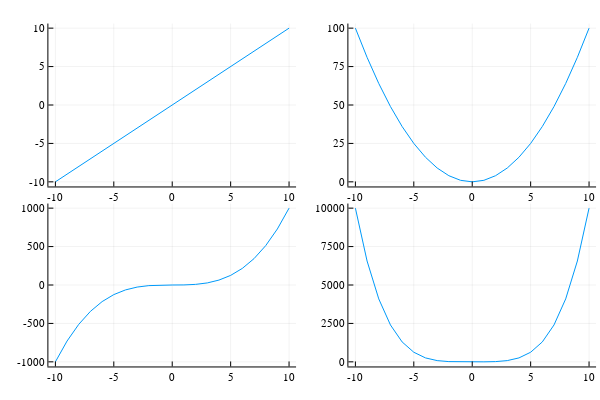

Notebook cell for this chart:
### Markdown cell above
#### 8.2 
Execute the following code

### Code cell
p1 = plot(x, x)
p2 = plot(x, x.^2)
p3 = plot(x, x.^3)
p4 = plot(x, x.^4)
plot!(p1, p2, p3, p4, layout = (2, 2), legend = false)

### Figure 1 — Plotly figure (JSON) as saved in the notebook; plotly's stock layout.template omitted (floating-point values rounded to 4 significant figures)
{"data": [{"colorbar": {"title": ""}, "legendgroup": "y1", "line": {"color": "rgba(0, 154, 250, 1.000)", "dash": "solid", "shape": "linear", "width": 1}, "mode": "lines", "name": "y1", "showlegend": true, "type": "scatter", "x": [-10, -9, -8, -7, -6, -5, -4, -3, -2, -1, 0, 1, 2, 3, 4, 5, 6, 7, 8, 9, 10], "xaxis": "x1", "y": [-10, -9, -8, -7, -6, -5, -4, -3, -2, -1, 0, 1, 2, 3, 4, 5, 6, 7, 8, 9, 10], "yaxis": "y1", "zmax": null, "zmin": null}, {"colorbar": {"title": ""}, "legendgroup": "y1", "line": {"color": "rgba(0, 154, 250, 1.000)", "dash": "solid", "shape": "linear", "width": 1}, "mode": "lines", "name": "y1", "showlegend": true, "type": "scatter", "x": [-10, -9, -8, -7, -6, -5, -4, -3, -2, -1, 0, 1, 2, 3, 4, 5, 6, 7, 8, 9, 10], "xaxis": "x2", "y": [100, 81, 64, 49, 36, 25, 16, 9, 4, 1, 0, 1, 4, 9, 16, 25, 36, 49, 64, 81, 100], "yaxis": "y2", "zmax": null, "zmin": null}, {"colorbar": {"title": ""}, "legendgroup": "y1", "line": {"color": "rgba(0, 154, 250, 1.000)", "dash": "solid", "shape": "linear", "width": 1}, "mode": "lines", "name": "y1", "showlegend": true, "type": "scatter", "x": [-10, -9, -8, -7, -6, -5, -4, -3, -2, -1, 0, 1, 2, 3, 4, 5, 6, 7, 8, 9, 10], "xaxis": "x3", "y": [-1000, -729, -512, -343, -216, -125, -64, -27, -8, -1, 0, 1, 8, 27, 64, 125, 216, 343, 512, 729, 1000], "yaxis": "y3", "zmax": null, "zmin": null}, {"colorbar": {"title": ""}, "legendgroup": "y1", "line": {"color": "rgba(0, 154, 250, 1.000)", "dash": "solid", "shape": "linear", "width": 1}, "mode": "lines", "name": "y1", "showlegend": true, "type": "scatter", "x": [-10, -9, -8, -7, -6, -5, -4, -3, -2, -1, 0, 1, 2, 3, 4, 5, 6, 7, 8, 9, 10], "xaxis": "x4", "y": [10000, 6561, 4096, 2401, 1296, 625, 256, 81, 16, 1, 0, 1, 16, 81, 256, 625, 1296, 2401, 4096, 6561, 10000], "yaxis": "y4", "zmax": null, "zmin": null}], "layout": {"annotations": [], "height": 400, "margin": {"b": 20, "l": 0, "r": 0, "t": 20}, "paper_bgcolor": "rgba(255, 255, 255, 1.000)", "plot_bgcolor": "rgba(255, 255, 255, 1.000)", "showlegend": false, "width": 600, "xaxis1": {"anchor": "y1", "domain": [0.08064, 0.4934], "gridcolor": "rgba(0, 0, 0, 0.100)", "gridwidth": 0.5, "linecolor": "rgba(0, 0, 0, 1.000)", "mirror": false, "range": [-10.6, 10.6], "showgrid": true, "showline": true, "showticklabels": true, "tickangle": 0, "tickcolor": "rgb(0, 0, 0)", "tickfont": {"color": "rgba(0, 0, 0, 1.000)", "family": "sans-serif", "size": 11}, "tickmode": "array", "ticks": "inside", "ticktext": ["-10", "-5", "0", "5", "10"], "tickvals": [-10, -5, 0, 5, 10], "title": "", "titlefont": {"color": "rgba(0, 0, 0, 1.000)", "family": "sans-serif", "size": 15}, "type": "-", "visible": true, "zeroline": false, "zerolinecolor": "rgba(0, 0, 0, 1.000)"}, "xaxis2": {"anchor": "y2", "domain": [0.5806, 0.9934], "gridcolor": "rgba(0, 0, 0, 0.100)", "gridwidth": 0.5, "linecolor": "rgba(0, 0, 0, 1.000)", "mirror": false, "range": [-10.6, 10.6], "showgrid": true, "showline": true, "showticklabels": true, "tickangle": 0, "tickcolor": "rgb(0, 0, 0)", "tickfont": {"color": "rgba(0, 0, 0, 1.000)", "family": "sans-serif", "size": 11}, "tickmode": "array", "ticks": "inside", "ticktext": ["-10", "-5", "0", "5", "10"], "tickvals": [-10, -5, 0, 5, 10], "title": "", "titlefont": {"color": "rgba(0, 0, 0, 1.000)", "family": "sans-serif", "size": 15}, "type": "-", "visible": true, "zeroline": false, "zerolinecolor": "rgba(0, 0, 0, 1.000)"}, "xaxis3": {"anchor": "y3", "domain": [0.08064, 0.4934], "gridcolor": "rgba(0, 0, 0, 0.100)", "gridwidth": 0.5, "linecolor": "rgba(0, 0, 0, 1.000)", "mirror": false, "range": [-10.6, 10.6], "showgrid": true, "showline": true, "showticklabels": true, "tickangle": 0, "tickcolor": "rgb(0, 0, 0)", "tickfont": {"color": "rgba(0, 0, 0, 1.000)", "family": "sans-serif", "size": 11}, "tickmode": "array", "ticks": "inside", "ticktext": ["-10", "-5", "0", "5", "10"], "tickvals": [-10, -5, 0, 5, 10], "title": "", "titlefont": {"color": "rgba(0, 0, 0, 1.000)", "family": "sans-serif", "size": 15}, "type": "-", "visible": true, "zeroline": false, "zerolinecolor": "rgba(0, 0, 0, 1.000)"}, "xaxis4": {"anchor": "y4", "domain": [0.5806, 0.9934], "gridcolor": "rgba(0, 0, 0, 0.100)", "gridwidth": 0.5, "linecolor": "rgba(0, 0, 0, 1.000)", "mirror": false, "range": [-10.6, 10.6], "showgrid": true, "showline": true, "showticklabels": true, "tickangle": 0, "tickcolor": "rgb(0, 0, 0)", "tickfont": {"color": "rgba(0, 0, 0, 1.000)", "family": "sans-serif", "size": 11}, "tickmode": "array", "ticks": "inside", "ticktext": ["-10", "-5", "0", "5", "10"], "tickvals": [-10, -5, 0, 5, 10], "title": "", "titlefont": {"color": "rgba(0, 0, 0, 1.000)", "family": "sans-serif", "size": 15}, "type": "-", "visible": true, "zeroline": false, "zerolinecolor": "rgba(0, 0, 0, 1.000)"}, "yaxis1": {"anchor": "x1", "domain": [0.5376, 0.9902], "gridcolor": "rgba(0, 0, 0, 0.100)", "gridwidth": 0.5, "linecolor": "rgba(0, 0, 0, 1.000)", "mirror": false, "range": [-10.6, 10.6], "showgrid": true, "showline": true, "showticklabels": true, "tickangle": 0, "tickcolor": "rgb(0, 0, 0)", "tickfont": {"color": "rgba(0, 0, 0, 1.000)", "family": "sans-serif", "size": 11}, "tickmode": "array", "ticks": "inside", "ticktext": ["-10", "-5", "0", "5", "10"], "tickvals": [-10, -5, 0, 5, 10], "title": "", "titlefont": {"color": "rgba(0, 0, 0, 1.000)", "family": "sans-serif", "size": 15}, "type": "-", "visible": true, "zeroline": false, "zerolinecolor": "rgba(0, 0, 0, 1.000)"}, "yaxis2": {"anchor": "x2", "domain": [0.5376, 0.9902], "gridcolor": "rgba(0, 0, 0, 0.100)", "gridwidth": 0.5, "linecolor": "rgba(0, 0, 0, 1.000)", "mirror": false, "range": [-3, 103], "showgrid": true, "showline": true, "showticklabels": true, "tickangle": 0, "tickcolor": "rgb(0, 0, 0)", "tickfont": {"color": "rgba(0, 0, 0, 1.000)", "family": "sans-serif", "size": 11}, "tickmode": "array", "ticks": "inside", "ticktext": ["0", "25", "50", "75", "100"], "tickvals": [0, 25, 50, 75, 100], "title": "", "titlefont": {"color": "rgba(0, 0, 0, 1.000)", "family": "sans-serif", "size": 15}, "type": "-", "visible": true, "zeroline": false, "zerolinecolor": "rgba(0, 0, 0, 1.000)"}, "yaxis3": {"anchor": "x3", "domain": [0.03762, 0.4902], "gridcolor": "rgba(0, 0, 0, 0.100)", "gridwidth": 0.5, "linecolor": "rgba(0, 0, 0, 1.000)", "mirror": false, "range": [-1060, 1060], "showgrid": true, "showline": true, "showticklabels": true, "tickangle": 0, "tickcolor": "rgb(0, 0, 0)", "tickfont": {"color": "rgba(0, 0, 0, 1.000)", "family": "sans-serif", "size": 11}, "tickmode": "array", "ticks": "inside", "ticktext": ["-1000", "-500", "0", "500", "1000"], "tickvals": [-1000, -500, 0, 500, 1000], "title": "", "titlefont": {"color": "rgba(0, 0, 0, 1.000)", "family": "sans-serif", "size": 15}, "type": "-", "visible": true, "zeroline": false, "zerolinecolor": "rgba(0, 0, 0, 1.000)"}, "yaxis4": {"anchor": "x4", "domain": [0.03762, 0.4902], "gridcolor": "rgba(0, 0, 0, 0.100)", "gridwidth": 0.5, "linecolor": "rgba(0, 0, 0, 1.000)", "mirror": false, "range": [-300, 10300], "showgrid": true, "showline": true, "showticklabels": true, "tickangle": 0, "tickcolor": "rgb(0, 0, 0)", "tickfont": {"color": "rgba(0, 0, 0, 1.000)", "family": "sans-serif", "size": 11}, "tickmode": "array", "ticks": "inside", "ticktext": ["0", "2500", "5000", "7500", "10000"], "tickvals": [0, 2500, 5000, 7500, 10000], "title": "", "titlefont": {"color": "rgba(0, 0, 0, 1.000)", "family": "sans-serif", "size": 15}, "type": "-", "visible": true, "zeroline": false, "zerolinecolor": "rgba(0, 0, 0, 1.000)"}}}
